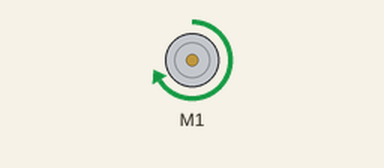
Recording of a sketch running on a simulated Arduino Uno, built with avr-gcc and run on an emulated ATmega328P. Shown: DC motor (green arrow = forward, orange = backward, longer = faster). What the sketch prints to the serial monitor is not drawn.

Above: at 1.0 s.
At 5.5 s:
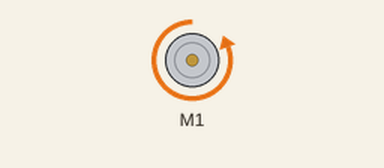
Timing chart, 0 to 6.9 s (numbered marks = the images above):
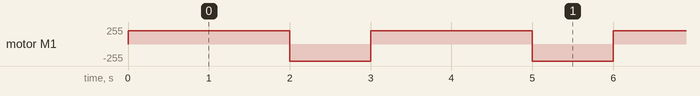

The sketch:

Control_DC_motor_with_UNO_L293D_Motor_Driver_Shield.ino
```cpp
#include <AFMotor.h>

AF_DCMotor motor(1);

void setup()
{
	//Set initial speed of the motor & stop
	motor.setSpeed(255);
	motor.run(RELEASE);
  Serial.begin(9600);
  Serial.write("Starting motor\n");
}

void loop()
{
	uint8_t i;

	// Turn on motor
	motor.run(FORWARD);
  motor.setSpeed(200);
  delay(1000);
  motor.run(FORWARD);
  motor.setSpeed(200);
  delay(1000);
  motor.run(BACKWARD);
  motor.setSpeed(255);
  delay(1000);


	// // Accelerate from zero to maximum speed
	// for (i=200; i<255; i++)
	// {
  //   Serial.println(i);
	// 	motor.setSpeed(i);
	// 	delay(10);
	// }

	// // Decelerate from maximum speed to zero
	// for (i=255; i!=200; i--)
	// {
  //   Serial.println(i);
	// 	motor.setSpeed(i);
	// 	delay(10);
	// }

	// // Now change motor direction
	// motor.run(BACKWARD);

	// Accelerate from zero to maximum speed
	// for (i=200; i<255; i++)
	// {
  //   Serial.println(i);
	// 	motor.setSpeed(i);
	// 	delay(10);
	// }

	// // Decelera200te from maximum speed to zero
	// for (i=255; i!=200; i--)
	// {
  //   Serial.println(i);
	// 	motor.setSpeed(i);
	// 	delay(10);
	// }

	// Now turn off motor
	// motor.run(RELEASE);
	// delay(1000);
}
```

Measured:
- by itself, motor M1: alternates backward 255/255 for 1.0 s and forward 200/255 for 2.0 s
